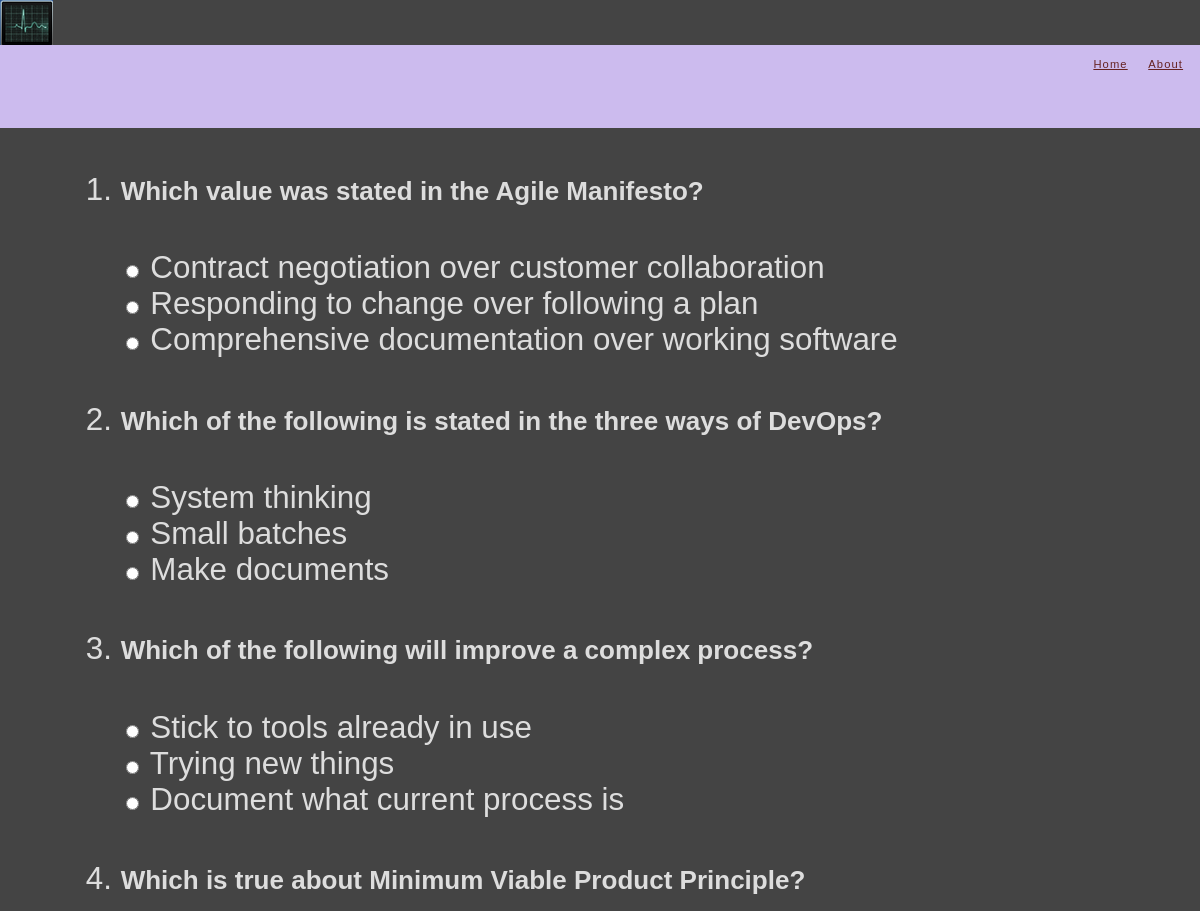
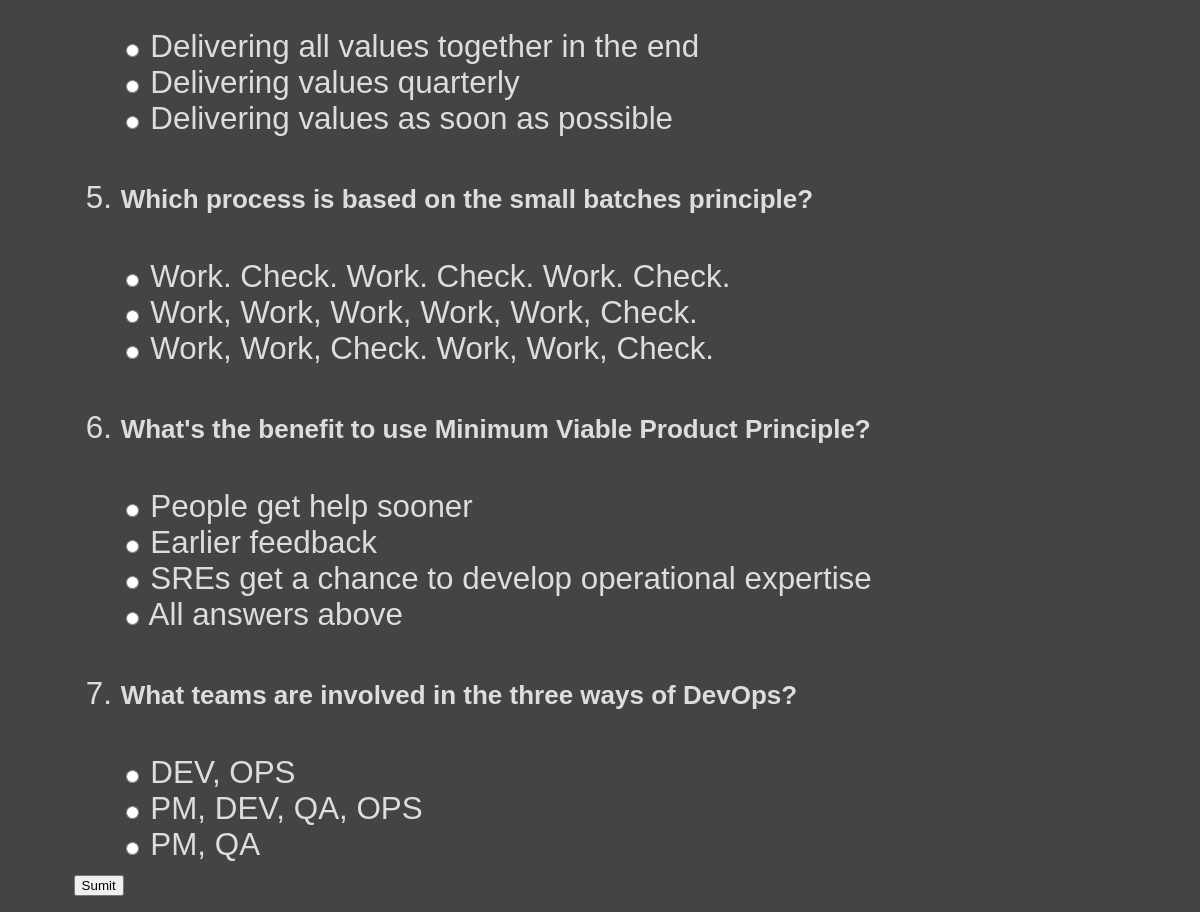
The app's page /quiz/1/ with its own data (2 pictures, top to bottom).
### quiz/models.py (models this page shows, shortened)
class Question(models.Model):
    quiz = models.ForeignKey(Quiz)
    question_text = models.CharField(max_length=200)
    type = models.CharField(max_length=50)
    topic = models.CharField(max_length=50)
    points = models.IntegerField(default=10)

class Answer(models.Model):
    question = models.ForeignKey(Question, on_delete=models.CASCADE)
    answer_text = models.CharField(max_length=200)
    correct = models.BooleanField()

### quiz/views.py (the view)
# urls.py: url(r'^(?P<quiz>\d+)/$', views.detail, name='detail'),
def detail(request, quiz):
    question_list = Question.objects.filter(quiz=quiz)
    context = {'question_list': question_list}
    return render(request, 'quiz/question.html', context)

### quiz/templates/quiz/question.html (shortened to what this page needs)
{% extends "base.html" %}
{% block content %}
    <div class="module">
        {% if question_list %}
        <form action="submit" method="post">
        <ol>
            {% for question in question_list %}
                <li>
                <h5>{{ question.question_text }}</h5>
                {% for answer in question.answer_set.all %}
                    <input type="radio" name="{{ question.id }}" id="{{ question.id }}{{ forloop.counter }}" value="{{ answer.id }}">
                    <label for="{{ question.id }}{{ forloop.counter }}">{{ answer.answer_text }}</label><br />
                {% endfor %}
                </li>
            {% endfor %}
            <input type="submit" value="Sumit">
        </ol>
        </form>
        {% else %}
            <p>No questions are available.</p>
        {% endif %}
    </div>
{% endblock content %}

### devops/templates/base.html (shortened to what this page needs)
<html>
<head>
    {% block stylesheets %}
        <link rel="stylesheet" type="text/css" href="/static/devops/style.css">
    {% endblock stylesheets %}
</head>
<body class="dashboard">
    <div id="container">
        <img src="/static/devops/logo.png" alt="Logo"/>
        <br>
        <div id="header">
            <div id="user-tools">
                <a href="/devops">Home</a>
                <a href="/devops/about">About</a>
            </div>
            <div id="branding">
                <h1>{{ header }}</h1>
            </div>
        </div>
        <div id="content" class="colMS">
            <div id="content-main">
                {% block content %}
                {% endblock content %}
            </div>
        </div>
    </div>
</body>
</html>

### static/devops/style.css (style rules this page uses)
body { margin: 0; padding: 0; font-size: 100%; color: #ddd; background: #444; font-family: Arial, Helvetica, sans-serif }
a:link { color: #acf; }
ol, ul, dl, li { margin: 1em 1.5em .4em 1.5em; font-size: 1.4em; }
#header { width: auto; height: 3em; padding-bottom: 2em; padding-top: .2em; line-height: 2em; background-color: #cbe; color: #622; overflow: hidden; }
#header a:link, #header a:visited { color: #622; }
h1,h2,h3,h4,h5 { font-weight: bold; }
h1 { margin: 0em 0em 1em 0em; padding-bottom: 1em; padding-top: 1em; text-align: center; font-weight: 300; font-size: 2.2em; color: #933; }
#user-tools { float: right; padding: 0; margin: 0 0 0 1em; font-weight: 300; font-size: .7em; letter-spacing: .1em; text-align: right; color: #622; }

### records on screen
Question: question_text "Which value was stated in the Agile Manifesto?"
Answer: answer_text "Contract negotiation over customer collaboration"
Answer: answer_text "Responding to change over following a plan"
Answer: answer_text "Comprehensive documentation over working software"
Question: question_text "Which of the following is stated in the three ways of DevOps?"
Answer: answer_text "System thinking"
Answer: answer_text "Small batches"
Answer: answer_text "Make documents"
Question: question_text "Which of the following will improve a complex process?"
Answer: answer_text "Stick to tools already in use"
Answer: answer_text "Trying new things"
Answer: answer_text "Document what current process is"
Question: question_text "Which is true about Minimum Viable Product Principle?"
Answer: answer_text "Delivering all values together in the end"
Answer: answer_text "Delivering values quarterly"
Answer: answer_text "Delivering values as soon as possible"
Question: question_text "Which process is based on the small batches principle?"
Answer: answer_text "Work. Check. Work. Check. Work. Check."
Answer: answer_text "Work, Work, Work, Work, Work, Check."
Answer: answer_text "Work, Work, Check. Work, Work, Check."
Question: question_text "What's the benefit to use Minimum Viable Product Principle?"
Answer: answer_text "People get help sooner"
Answer: answer_text "Earlier feedback"
Answer: answer_text "SREs get a chance to develop operational expertise"
Answer: answer_text "All answers above"
Question: question_text "What teams are involved in the three ways of DevOps?"
Answer: answer_text "DEV, OPS"
Answer: answer_text "PM, DEV, QA, OPS"
Answer: answer_text "PM, QA"
